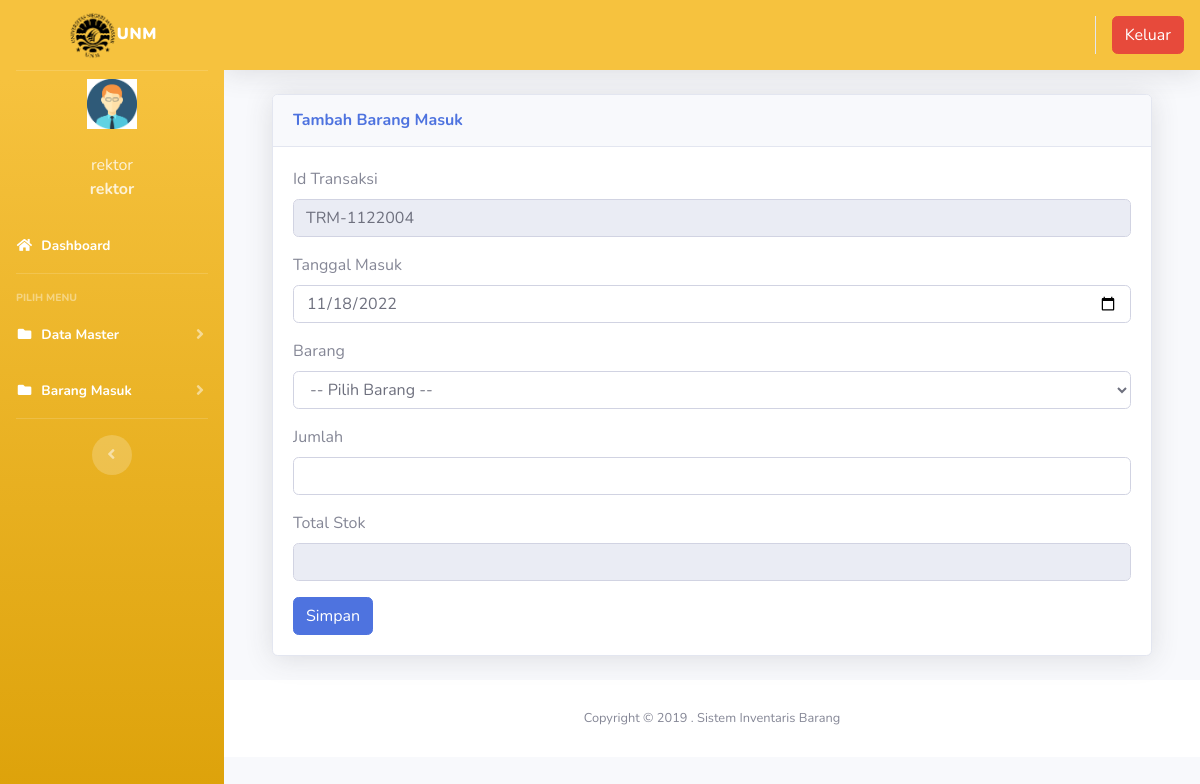
Page /index2.php?page=barangmasuk&aksi=tambahbarangmasuk (signed in) on the committed database.
### tables this page shows
CREATE TABLE `users` (
  `id` int(11) NOT NULL,
  `nik` varchar(10) NOT NULL,
  `nama` varchar(100) NOT NULL,
  `alamat` varchar(200) NOT NULL,
  `telepon` varchar(100) NOT NULL,
  `username` varchar(100) NOT NULL,
  `password` varchar(100) NOT NULL,
  `level` varchar(25) NOT NULL DEFAULT 'member',
  `foto` varchar(25) NOT NULL
);

CREATE TABLE `barang_masuk` (
  `id` int(11) NOT NULL,
  `id_transaksi` varchar(100) NOT NULL,
  `tanggal` date NOT NULL,
  `kode_barang` varchar(100) NOT NULL,
  `nama_barang` varchar(100) NOT NULL,
  `jumlah` varchar(100) NOT NULL,
  `satuan` varchar(100) NOT NULL
);

### index2.php (the view, shortened to what this page needs)
<?php
	$koneksi = new mysqli("localhost","root","","inventori");
	?>
<!DOCTYPE html>
<html lang="en">
<head>
  <link href="vendor/fontawesome-free/css/all.min.css" rel="stylesheet" type="text/css">
  <link href="css/sb-admin-2.min.css" rel="stylesheet">
  <link href="vendor/datatables/dataTables.bootstrap4.min.css" rel="stylesheet">
</head>
<body id="page-top">
  <div id="wrapper">
    <ul class="navbar-nav bg-gradient-warning sidebar sidebar-dark accordion" id="accordionSidebar">
      <a class="sidebar-brand d-flex align-items-center justify-content-center" href="index3.php">
        <div class="sidebar-brand-text mx-2"><img src="img/logounm.png" alt="" width="50px"><b>UNM</b></div>
      </a>
      <hr class="sidebar-divider my-0">
 <?php
   if ($_SESSION['rektor']) {
	   $user = $_SESSION['rektor'];
   }
   $sql =$koneksi->query("select * from users where id='$user'");
   $data = $sql->fetch_assoc();
   ?>
    <li class="d-flex align-items-center justify-content-center">
        <a class="nav-link">
		 <img src="img/<?php echo $data['foto']?>" class="img-circle" width="50" alt="User"/></a>
	  </li>
		 <li class="nav-item ">
        <a class="nav-link">
         	<div class="d-flex align-items-center justify-content-center" class="name">  <?php echo  $data['nama'];?></div></font>
			<div class="d-flex align-items-center justify-content-center" class="email"><strong><?php echo $data['level'];?></strong></div>
		 </a>
      </li>
      <li class="nav-item active">
        <a class="nav-link" href="?page=home2">
          <i class="fas fa-fw fa-home"></i>
          <span>Dashboard</span></a>
      </li>
      <hr class="sidebar-divider">
      <div class="sidebar-heading">
        Pilih Menu
      </div>
	   <li class="nav-item active">
        <a class="nav-link collapsed" href="#" data-toggle="collapse" data-target="#collapseData" aria-expanded="true" aria-controls="collapseData">
          <i class="fas fa-fw fa-folder"></i>
          <span>Data Master</span>
        </a>
      </li>
	    <li class="nav-item active">
        <a class="nav-link collapsed" href="#" data-toggle="collapse" data-target="#collapsePages" aria-expanded="true" aria-controls="collapsePages">
          <i class="fas fa-fw fa-folder"></i>
          <span>Barang Masuk</span>
        </a>
      </li>
      <hr class="sidebar-divider d-none d-md-block">
      <div class="text-center d-none d-md-inline">
        <button class="rounded-circle border-0" id="sidebarToggle"></button>
      </div>
    </ul>
    <div id="content-wrapper" class="d-flex flex-column">
      <div id="content">
        <nav class="navbar navbar-expand navbar-light bg-warning topbar mb-4 static-top shadow">
          <ul class="navbar-nav ml-auto">
            <li class="nav-item dropdown no-arrow">
			 <div class="top-menu">
        <ul class="nav pull-right top-menu">
       <li><a onclick="return confirm('Apakah anda yakin akan logout?')" class="btn btn-danger" class="logout" href="logout.php">Keluar</a></li>
        </ul>
      </div>
            </li>
          </ul>
        </nav>
        <div class="container-fluid">
		 <section class="content">
		      <?php
			   $page = $_GET['page'];
			   $aksi = $_GET['aksi'];
				   if ($page == "barangmasuk") {
				    if ($aksi == "tambahbarangmasuk") {
					   include "page/barangmasuk/tambahbarangmasuk.php";
				   }
			   }
			   ?>
    </section>
</div>
      <footer class="sticky-footer bg-white">
        <div class="container my-auto">
          <div class="copyright text-center my-auto">
            <span>Copyright &copy; 2019 . Sistem Inventaris Barang</span>
          </div>
        </div>
      </footer>
    </div>
  </div>
  </div>
</body>
</html>

### page/barangmasuk/tambahbarangmasuk.php (shortened to what this page needs)
  <?php
$koneksi = new mysqli("localhost","root","","inventori");
$no = mysqli_query($koneksi, "select id_transaksi from barang_masuk order by id_transaksi desc");
$idtran = mysqli_fetch_array($no);
$kode = $idtran['id_transaksi'];
$urut = substr($kode, 8, 3);
$tambah = (int) $urut + 1;
$bulan = date("m");
$tahun = date("y");
if(strlen($tambah) == 1){
	$format = "TRM-".$bulan.$tahun."00".$tambah;
} else if(strlen($tambah) == 2){
	$format = "TRM-".$bulan.$tahun."0".$tambah;
} else{
	$format = "TRM-".$bulan.$tahun.$tambah;
}
$tanggal_masuk = date("Y-m-d");
?>
  <div class="container-fluid">
          <div class="card shadow mb-4">
            <div class="card-header py-3">
              <h6 class="m-0 font-weight-bold text-primary">Tambah Barang Masuk</h6>
            </div>
            <div class="card-body">
              <div class="table-responsive">
							<div class="body">
							<form method="POST" enctype="multipart/form-data">
							<label for="">Id Transaksi</label>
                            <div class="form-group">
                               <div class="form-line">
                                 <input type="text" name="id_transaksi" class="form-control" id="id_transaksi" value="<?php echo $format; ?>" readonly />
							</div>
                            </div>
							<label for="">Tanggal Masuk</label>
                            <div class="form-group">
                               <div class="form-line">
                                 <input type="date" name="tanggal_masuk" class="form-control" id="tanggal_masuk" value="<?php echo $tanggal_masuk; ?>" />
							</div>
                            </div>
							<label for="">Barang</label>
                            <div class="form-group">
                               <div class="form-line">
                                <select name="barang" id="cmb_barang" class="form-control" />
								<option value="">-- Pilih Barang  --</option>
							</div>
                            </div>
							<label for="">Jumlah</label>
                            <div class="form-group">
                               <div class="form-line">
                                <input type="text" name="jumlahmasuk" id="jumlahmasuk" onkeyup="sum()" class="form-control" />
							</div>
                            </div>
							<label for="jumlah">Total Stok</label>
                            <div class="form-group">
                               <div class="form-line">
                               <input readonly="readonly" name="jumlah" id="jumlah" type="number" class="form-control">
							</div>
                            </div>
							<input type="submit" name="simpan" value="Simpan" class="btn btn-primary">
							</form>

### rows in the picture
users: foto (picture), nama "rektor", level "rektor"
barang_masuk: id_transaksi "TRM-1122004"
